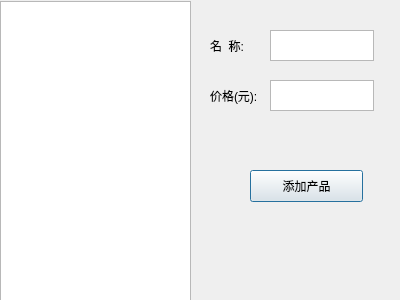
<?xml version="1.0" encoding="UTF-8"?>
<ui version="4.0">
 <class>Product</class>
 <widget class="QDialog" name="Product">
  <property name="geometry">
   <rect>
    <x>0</x>
    <y>0</y>
    <width>400</width>
    <height>300</height>
   </rect>
  </property>
  <property name="windowTitle">
   <string>Dialog</string>
  </property>
  <widget class="QTableWidget" name="tableWidget">
   <property name="geometry">
    <rect>
     <x>0</x>
     <y>1</y>
     <width>191</width>
     <height>301</height>
    </rect>
   </property>
  </widget>
  <widget class="QPushButton" name="pushButton">
   <property name="geometry">
    <rect>
     <x>250</x>
     <y>170</y>
     <width>113</width>
     <height>32</height>
    </rect>
   </property>
   <property name="text">
    <string>添加产品</string>
   </property>
  </widget>
  <widget class="QTextEdit" name="textEdit">
   <property name="geometry">
    <rect>
     <x>270</x>
     <y>30</y>
     <width>104</width>
     <height>31</height>
    </rect>
   </property>
  </widget>
  <widget class="QTextEdit" name="textEdit_2">
   <property name="geometry">
    <rect>
     <x>270</x>
     <y>80</y>
     <width>104</width>
     <height>31</height>
    </rect>
   </property>
  </widget>
  <widget class="QLabel" name="label">
   <property name="geometry">
    <rect>
     <x>210</x>
     <y>35</y>
     <width>51</width>
     <height>21</height>
    </rect>
   </property>
   <property name="text">
    <string>名  称:</string>
   </property>
  </widget>
  <widget class="QLabel" name="label_2">
   <property name="geometry">
    <rect>
     <x>210</x>
     <y>80</y>
     <width>61</width>
     <height>31</height>
    </rect>
   </property>
   <property name="text">
    <string>价格(元):</string>
   </property>
  </widget>
 </widget>
 <resources/>
 <connections/>
</ui>
